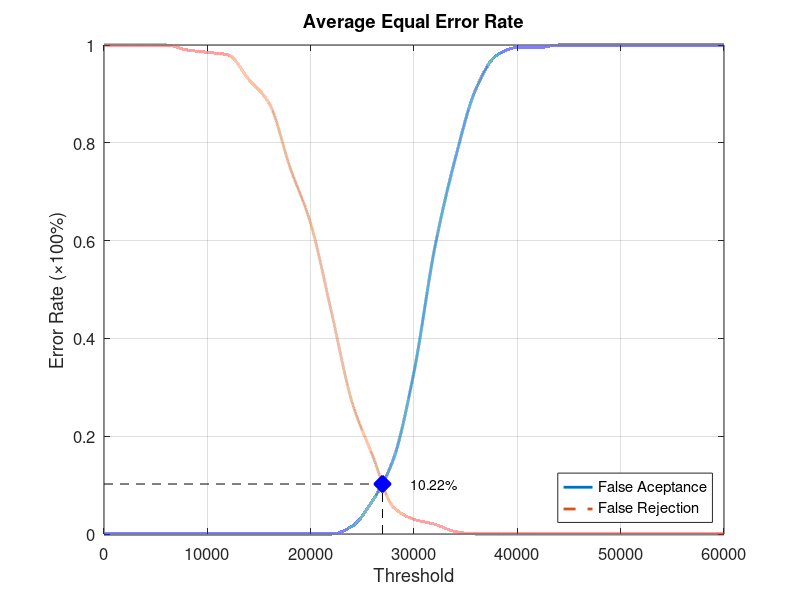
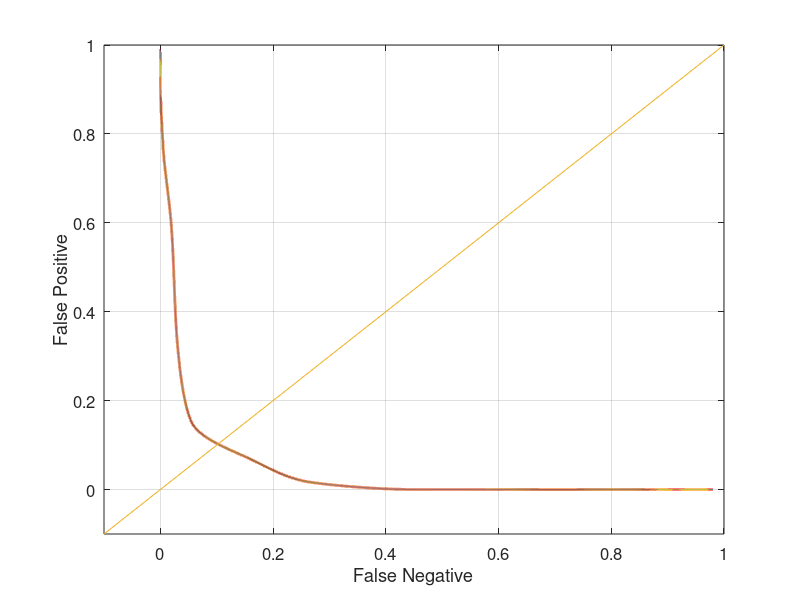

MATLAB code for these plots, in order:
function yEER = Database2_1
close all;
clear;
clc;
x = 0:2000:60000;
xq = 0:0.5:60000;

y0 = [0 0 0 0 0 0 0 0 0 0 0 0 0.0157895 0.0684211 0.152632 0.331579 0.584211 0.768421 0.910526 0.978947 0.994737 0.994737 1 1 1 1 1 1 1 1 1];
yy0 = interp1(x, y0, xq, 'pchip');
y1 = [1 1 1 1 0.99 0.985 0.98 0.93 0.88 0.75 0.635 0.455 0.27 0.16 0.055 0.03 0.02 0.005 0 0 0 0 0 0 0 0 0 0 0 0 0];
yy1 = interp1(x, y1, xq, 'pchip');

% Calculating EER: 
y2 = abs(y0 - y1);
find(y2 == min(y2))
yy2 = abs(yy0 - yy1);
xEER = find(yy2 == min(yy2));
xEERIndex = xq(xEER) % X-axis EER
yEER = yy0(xEER) % Y-axis EER

main = figure
plot(xq, yy0,'-','LineWidth', 2);	hold on
plot(xq, yy1,'--','LineWidth', 2);	hold on
plot([xEERIndex xEERIndex], [0 yEER], 'k--');	hold on
plot([0 xEERIndex], [yEER yEER], 'k--');	hold on
plot(xEERIndex, yEER, 'bx', 'LineWidth', 10);	hold on
text(xEERIndex + 10 * xEERIndex / 100, yEER, [num2str(round((10000 * yEER)) / 100) '%'])
legend('False Aceptance', 'False Rejection', 'Location', 'SouthEast')
xlabel('Threshold')
ylabel('Error Rate (\times100%)')
title('Average Equal Error Rate')
set(gca, 'FontSize', 12)
axis([0 60000 0 1])
grid on

print(main, 'Database2_1Main', '-dpng');
FNRxFPR = figure('Color', [1 1 1]);
plot(yy1, yy0, '-', yy1, yy0, 'LineWidth', 2);
hold on
y = -0.1:0.1:1
plot(y, y); 
set(gca, 'FontSize', 12)
xlabel('False Negative')
ylabel('False Positive')
axis([-0.1 1 -0.1 1])
set(gca, 'FontSize', 12)
grid on

print(FNRxFPR, 'Database2_1FNRxFPR','-dpng');
end
